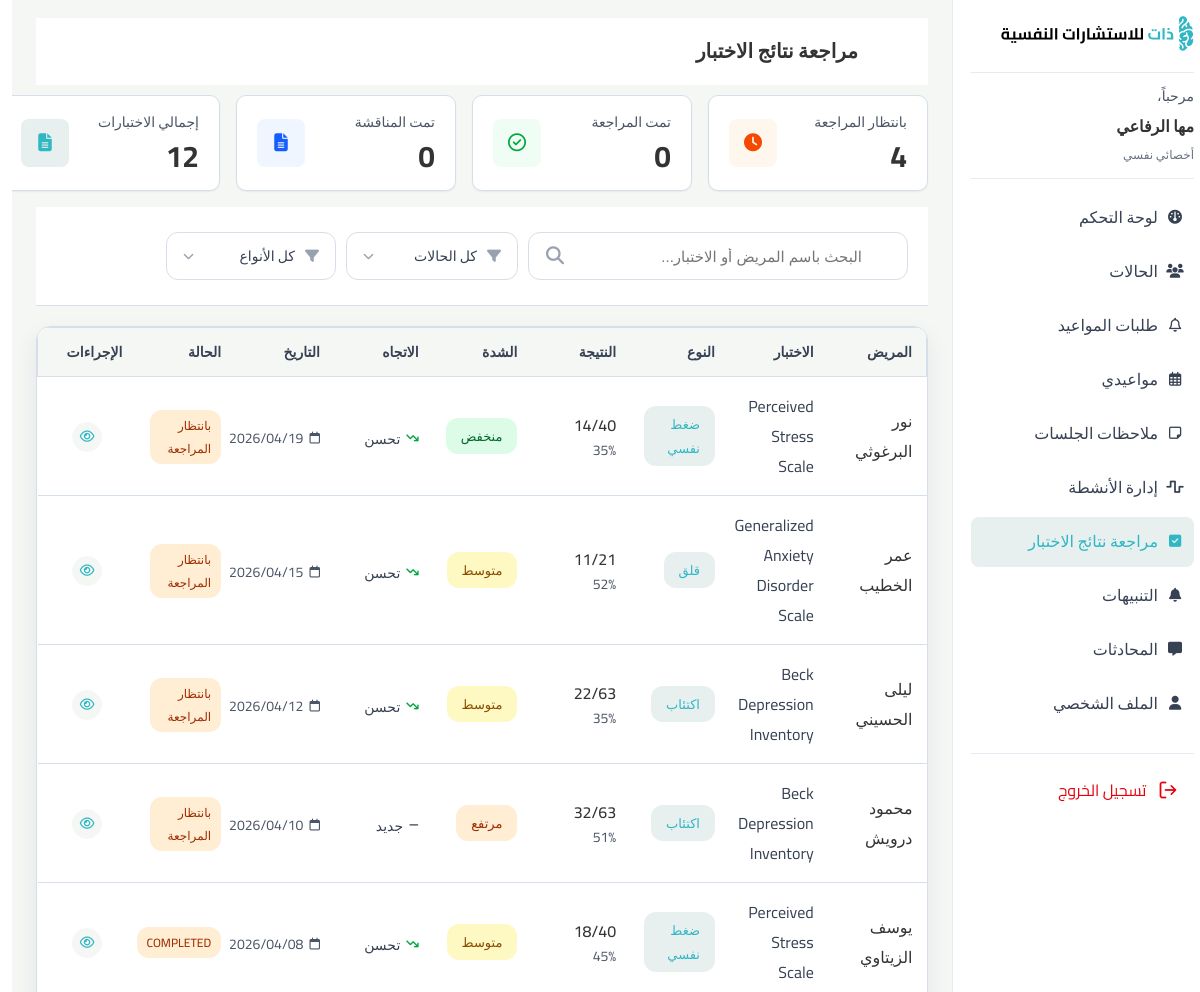
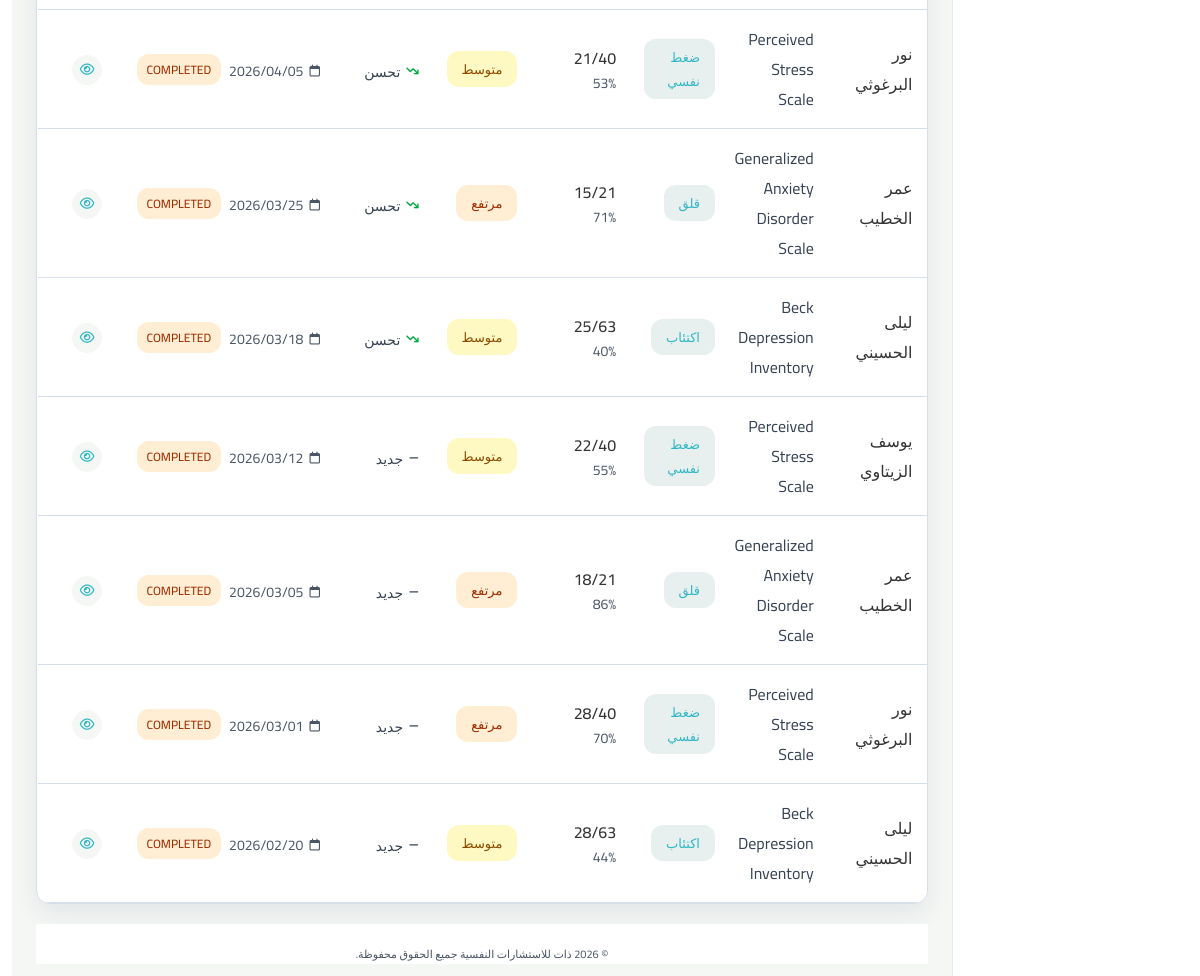
The page /Therapist/therapist/review-page/index.php (signed in) on the database its author committed (2 pictures, top to bottom).
### tables this page shows
CREATE TABLE `assessment_results` (
  `result_id` int(11) NOT NULL,
  `assessment_id` int(11) NOT NULL,
  `client_id` int(11) NOT NULL,
  `case_id` int(11) DEFAULT NULL,
  `trait_score` decimal(5,2) DEFAULT NULL,
  `level` enum('MINIMAL','LOW','MEDIUM','HIGH','SEVERE') DEFAULT NULL,
  `status` enum('PENDING','COMPLETED','FAILED','CANCELED') NOT NULL,
  `reviewed_at` datetime DEFAULT NULL,
  `raw_answers` longtext DEFAULT NULL CHECK (json_valid(`raw_answers`)),
  `created_at` datetime NOT NULL DEFAULT current_timestamp(),
  `raw_result` longtext DEFAULT NULL
);

CREATE TABLE `users` (
  `user_id` int(11) NOT NULL,
  `name` varchar(100) NOT NULL,
  `email` varchar(150) NOT NULL,
  `password` varchar(255) NOT NULL,
  `phone` varchar(20) DEFAULT NULL,
  `avatar` varchar(255) DEFAULT NULL,
  `role` varchar(20) NOT NULL CHECK (`role` in ('CLIENT','THERAPIST','ADMIN')),
  `is_active` tinyint(1) DEFAULT 1,
  `created_at` datetime NOT NULL DEFAULT current_timestamp(),
  `updated_at` datetime NOT NULL DEFAULT current_timestamp() ON UPDATE current_timestamp(),
  `is_2fa_enabled` tinyint(1) NOT NULL DEFAULT 0,
  `username` varchar(50) DEFAULT NULL,
  `appointment_notifications` tinyint(1) NOT NULL DEFAULT 1,
  `message_notifications` tinyint(1) NOT NULL DEFAULT 1,
  `activity_reminder_notifications` tinyint(1) NOT NULL DEFAULT 1,
  `session_version` int(10) UNSIGNED NOT NULL DEFAULT 0
);

CREATE TABLE `assessments` (
  `assessment_id` int(11) NOT NULL,
  `code` varchar(20) NOT NULL,
  `title` varchar(200) NOT NULL,
  `description` text DEFAULT NULL,
  `category` varchar(50) DEFAULT NULL,
  `max_score` decimal(5,2) DEFAULT NULL,
  `question_count` smallint(5) UNSIGNED DEFAULT NULL,
  `is_active` tinyint(1) NOT NULL DEFAULT 1,
  `title_ar` varchar(100) DEFAULT NULL
);

### Therapist/therapist/review-page/index.php (the view, shortened to what this page needs)
<?php
require_once __DIR__ . '/../../connection.php';
$user_id      = $_SESSION['user_id'];
$therapist_id = $user_id;
$search        = trim($_GET['search'] ?? '');
$statsSql = "
    SELECT
        SUM(CASE WHEN ar.status = 'PENDING'   THEN 1 ELSE 0 END) AS pending,
        SUM(CASE WHEN ar.status = 'REVIEWED'  THEN 1 ELSE 0 END) AS reviewed,
        SUM(CASE WHEN ar.status = 'DISCUSSED' THEN 1 ELSE 0 END) AS discussed,
        COUNT(*) AS total
    FROM assessment_results ar
    INNER JOIN cases c ON c.case_id = ar.case_id
    WHERE c.therapist_id = ?
";
$stmt = $conn->prepare($statsSql);
$stmt->bind_param("i", $therapist_id);
$stmt->execute();
$stats = $stmt->get_result()->fetch_assoc();
$sql = "
    SELECT ar.result_id, ar.trait_score, ar.level, ar.status, ar.created_at,
           a.title AS assessment_title, a.category, a.max_score,
           u.name AS patient_name,
           (
             SELECT ar2.trait_score
             FROM assessment_results ar2
             WHERE ar2.assessment_id = ar.assessment_id
               AND ar2.client_id = ar.client_id
               AND ar2.created_at < ar.created_at
             ORDER BY ar2.created_at DESC
             LIMIT 1
           ) AS prev_score
    FROM assessment_results ar
    INNER JOIN cases c      ON c.case_id = ar.case_id
    INNER JOIN assessments a ON a.assessment_id = ar.assessment_id
    INNER JOIN clients cl   ON cl.client_id = ar.client_id
    INNER JOIN users u      ON u.user_id    = cl.client_id
    WHERE c.therapist_id = ?
";
$types = "i";
$params = [$therapist_id];
$sql .= " ORDER BY ar.created_at DESC";
$stmt = $conn->prepare($sql);
$stmt->bind_param($types, ...$params);
$stmt->execute();
$resultsRes = $stmt->get_result();
$results = [];
while ($row = $resultsRes->fetch_assoc()) {
  $results[] = $row;
}
function levelLabel($level)
{
  return [
    'LOW'    => 'منخفض',
    'MEDIUM' => 'متوسط',
    'HIGH'   => 'مرتفع',
    'SEVERE' => 'شديد',
  ][$level] ?? ($level ?: '—');
}
function levelClass($level)
{
  return [
    'LOW'    => 'pill-intensity-low',
    'MEDIUM' => 'pill-intensity-mid',
    'HIGH'   => 'pill-intensity-high',
    'SEVERE' => 'pill-intensity-up',
  ][$level] ?? 'pill-intensity-mid';
}
function statusLabel($s)
{
  return [
    'PENDING'   => 'بانتظار المراجعة',
    'REVIEWED'  => 'تمت المراجعة',
    'DISCUSSED' => 'تمت المناقشة',
  ][$s] ?? $s;
}
function statusClass($s)
{
  return [
    'PENDING'   => 'status-wait',
    'REVIEWED'  => 'status-review',
    'DISCUSSED' => 'status-discuss',
  ][$s] ?? 'status-wait';
}
?>
<!DOCTYPE html>
<html lang="ar" dir="rtl">
<head>
  <link rel="stylesheet" href="https://cdnjs.cloudflare.com/ajax/libs/font-awesome/6.5.1/css/all.min.css" />
  <link rel="stylesheet" href="../thirapist.css">
  <link rel="stylesheet" href="../total.css" />
  <link rel="stylesheet" href="style.css" />
</head>
<body>
  <div class="app">
    <?php include "../layouts/sidebar.php"; ?>
    <main class="main">
      <header class="main-header">
        <h1 class="page-title">مراجعة نتائج الاختبار</h1>
      </header>
      <section class="stats-row">
        <div class="stat-card">
          <div class="stat-info">
            <div class="stat-label">بانتظار المراجعة</div>
            <div class="stat-value"><?= (int)($stats['pending'] ?? 0) ?></div>
          </div>
          <div class="stat-icon-red">
            <i class="fa-solid fa-clock"></i>
          </div>
        </div>
        <div class="stat-card">
          <div class="stat-info">
            <div class="stat-label">تمت المراجعة</div>
            <div class="stat-value"><?= (int)($stats['reviewed'] ?? 0) ?></div>
          </div>
          <div class="stat-icon-green">
            <i class="fa-regular fa-circle-check"></i>
          </div>
        </div>
        <div class="stat-card">
          <div class="stat-info">
            <div class="stat-label">تمت المناقشة</div>
            <div class="stat-value"><?= (int)($stats['discussed'] ?? 0) ?></div>
          </div>
          <div class="stat-icon-blue">
            <i class="fa-solid fa-file-lines"></i>
          </div>
        </div>
        <div class="stat-card">
          <div class="stat-info">
            <div class="stat-label">إجمالي الاختبارات</div>
            <div class="stat-value"><?= (int)($stats['total'] ?? 0) ?></div>
          </div>
          <div class="stat-icon-teal">
            <i class="fa-solid fa-file-lines"></i>
          </div>
        </div>
      </section>
      <section class="add-activity-section">
        <div class="container">
          <form method="GET" class="search-container" id="filterForm">
            <div class="search-box">
              <i class="fa-solid fa-magnifying-glass search-icon"></i>
              <input type="text"
                class="search-input"
                name="search"
                placeholder="البحث باسم المريض أو الاختبار..."
                value="<?= htmlspecialchars($search) ?>"
                id="searchInput">
            </div>
            <div class="filter-btn">
              <i class="fa-solid fa-filter"></i>
              <select name="status" class="filter-select" onchange="document.getElementById('filterForm').submit()">
                <option value="">كل الحالات</option>
              </select>
            </div>
            <div class="filter-btn">
              <i class="fa-solid fa-filter"></i>
              <select name="type" class="filter-select" onchange="document.getElementById('filterForm').submit()">
                <option value="">كل الأنواع</option>
              </select>
            </div>
          </form>
        </div>
      </section>
      <section class="tests-section">
        <div class="table-wrapper">
          <div class="cardo">
            <table>
              <thead>
                <tr>
                  <th>المريض</th>
                  <th>الاختبار</th>
                  <th>النوع</th>
                  <th>النتيجة</th>
                  <th>الشدة</th>
                  <th>الاتجاه</th>
                  <th class="hide-sm">التاريخ</th>
                  <th>الحالة</th>
                  <th>الإجراءات</th>
                </tr>
              </thead>
              <tbody>
                <?php if (empty($results)): ?>
                  <tr>
                    <td colspan="9" class="no-results">لا توجد نتائج مطابقة</td>
                  </tr>
                  <?php else: foreach ($results as $r):
                    $score    = (float) $r['trait_score'];
                    $maxScore = (float) ($r['max_score'] ?? 0);
                    $pct      = ($maxScore > 0) ? round(($score / $maxScore) * 100) : null;
                    $prev     = $r['prev_score'];
                    if ($prev === null) {
                      $trendClass = 'stable';
                      $trendIcon  = 'fa-minus';
                      $trendLabel = 'جديد';
                    } elseif ($score > $prev) {
                      $trendClass = 'up';
                      $trendIcon  = 'fa-arrow-trend-up';
                      $trendLabel = 'ارتفاع';
                    } elseif ($score < $prev) {
                      $trendClass = 'down';
                      $trendIcon  = 'fa-arrow-trend-down';
                      $trendLabel = 'تحسن';
                    } else {
                      $trendClass = 'stable';
                      $trendIcon  = 'fa-minus';
                      $trendLabel = 'مستقر';
                    }
                  ?>
                    <tr>
                      <td>
                        <span class="patient-name"><?= htmlspecialchars($r['patient_name']) ?></span>
                      </td>
                      <td>
                        <span class="test-title"><?= htmlspecialchars($r['assessment_title']) ?></span>
                      </td>
                      <td>
                        <span class="pill pill-type"><?= htmlspecialchars($r['category'] ?? '—') ?></span>
                      </td>
                      <td>
                        <div class="result">
                          <span class="result-score">
                            <?= rtrim(rtrim(number_format($score, 2, '.', ''), '0'), '.') ?><?= $maxScore > 0 ? '/' . rtrim(rtrim(number_format($maxScore, 2, '.', ''), '0'), '.') : '' ?>
                          </span>
                          <?php if ($pct !== null): ?>
                            <span class="result-percent"><?= $pct ?>%</span>
                          <?php endif; ?>
                        </div>
                      </td>
                      <td>
                        <span class="pill <?= levelClass($r['level']) ?>"><?= levelLabel($r['level']) ?></span>
                      </td>
                      <td>
                        <span class="trend <?= $trendClass ?>">
                          <i class="fa-solid <?= $trendIcon ?>"></i>
                          <?= $trendLabel ?>
                        </span>
                      </td>
                      <td class="hide-sm">
                        <div class="date-cell">
                          <i class="fa-regular fa-calendar"></i>
                          <span><?= date('Y/m/d', strtotime($r['created_at'])) ?></span>
                        </div>
                      </td>
                      <td>
                        <span class="status-pill <?= statusClass($r['status']) ?>">
                          <?= statusLabel($r['status']) ?>
                        </span>
                      </td>
                      <td class="actions">
                        <button class="action-btn action-view"
                          data-id="<?= $r['result_id'] ?>"
                          data-name="<?= htmlspecialchars($r['patient_name']) ?>"
                          data-title="<?= htmlspecialchars($r['assessment_title']) ?>"
                          data-category="<?= htmlspecialchars($r['category'] ?? '—') ?>"
                          data-score="<?= rtrim(rtrim(number_format($score, 2, '.', ''), '0'), '.') ?>"
                          data-max="<?= $maxScore > 0 ? rtrim(rtrim(number_format($maxScore, 2, '.', ''), '0'), '.') : '' ?>"
                          data-percent="<?= $pct !== null ? $pct : '' ?>"
                          data-level="<?= htmlspecialchars($r['level'] ?? '') ?>"
                          data-level-label="<?= htmlspecialchars(levelLabel($r['level'])) ?>"
                          data-level-class="<?= levelClass($r['level']) ?>"
                          data-trend-class="<?= $trendClass ?>"
                          data-trend-icon="<?= $trendIcon ?>"
                          data-trend-label="<?= $trendLabel ?>"
                          data-prev="<?= $prev !== null ? rtrim(rtrim(number_format((float)$prev, 2, '.', ''), '0'), '.') : '' ?>"
                          data-date="<?= date('Y/m/d', strtotime($r['created_at'])) ?>"
                          data-status="<?= $r['status'] ?>"
                          data-status-label="<?= htmlspecialchars(statusLabel($r['status'])) ?>"
                          data-status-class="<?= statusClass($r['status']) ?>">
                          <i class="fa-regular fa-eye"></i>
                        </button>
                      </td>
                    </tr>
                <?php endforeach;
                endif; ?>
              </tbody>
            </table>
          </div>
        </div>
      </section>
      <?php include "../layouts/footer.php"; ?>
    </main>
  </div>
</body>
</html>

### Therapist/therapist/thirapist.css (style rules this page uses)
.app { display: flex; min-height: 100vh; }
.main { flex: 1; padding: 18px 24px 12px; display: flex; flex-direction: column; width: auto; height: auto; min-width: 0; background-color: #F5F7F5; }
.main-header { display: flex; align-items: center; justify-content: space-between; margin-bottom: 14px; padding: 20px 15px ; background-color:#FFFFFF ; }
.page-title { margin: 0; font-size: 20px; font-weight: 700; color: #333333; text-align: right; vertical-align: middle; line-height: 28px; }

### Therapist/therapist/total.css (style rules this page uses)
*, *::before, *::after { box-sizing: border-box; margin: 0; padding: 0; }
body { margin: 0; font-family: 'Cairo', system-ui, -apple-system, BlinkMacSystemFont, 'Segoe UI', sans-serif; direction: rtl; background-color: #ffffff; color:#4A5565; }
.main-header { background-color: #ffffff; border-bottom: 1px solid #ffffff; height: 67px; width: 1512; padding: 0 70px; display: flex; align-items: center; justify-content: space-between; margin-bottom: 10px; }

### rows shown on the page
assessment_results: users.name "نور البرغوثي", assessment.title "Perceived Stress Scale", assessment.category "ضغط نفسي", trait_score "14", assessment.max_score "40", pct "35", level "منخفض", trendLabel "تحسن", created_at "2026/04/19", status "بانتظار المراجعة"
assessment_results: users.name "عمر الخطيب", assessment.title "Generalized Anxiety Disorder Scale", assessment.category "قلق", trait_score "11", assessment.max_score "21", pct "52", level "متوسط", trendLabel "تحسن", created_at "2026/04/15", status "بانتظار المراجعة"
assessment_results: users.name "ليلى الحسيني", assessment.title "Beck Depression Inventory", assessment.category "اكتئاب", trait_score "22", assessment.max_score "63", pct "35", level "متوسط", trendLabel "تحسن", created_at "2026/04/12", status "بانتظار المراجعة"
assessment_results: users.name "محمود درويش", assessment.title "Beck Depression Inventory", assessment.category "اكتئاب", trait_score "32", assessment.max_score "63", pct "51", level "مرتفع", trendLabel "جديد", created_at "2026/04/10", status "بانتظار المراجعة"
assessment_results: users.name "يوسف الزيتاوي", assessment.title "Perceived Stress Scale", assessment.category "ضغط نفسي", trait_score "18", assessment.max_score "40", pct "45", level "متوسط", trendLabel "تحسن", created_at "2026/04/08", status "COMPLETED"
assessment_results: users.name "نور البرغوثي", assessment.title "Perceived Stress Scale", assessment.category "ضغط نفسي", trait_score "21", assessment.max_score "40", pct "53", level "متوسط", trendLabel "تحسن", created_at "2026/04/05", status "COMPLETED"
assessment_results: users.name "عمر الخطيب", assessment.title "Generalized Anxiety Disorder Scale", assessment.category "قلق", trait_score "15", assessment.max_score "21", pct "71", level "مرتفع", trendLabel "تحسن", created_at "2026/03/25", status "COMPLETED"
assessment_results: users.name "ليلى الحسيني", assessment.title "Beck Depression Inventory", assessment.category "اكتئاب", trait_score "25", assessment.max_score "63", pct "40", level "متوسط", trendLabel "تحسن", created_at "2026/03/18", status "COMPLETED"
assessment_results: users.name "يوسف الزيتاوي", assessment.title "Perceived Stress Scale", assessment.category "ضغط نفسي", trait_score "22", assessment.max_score "40", pct "55", level "متوسط", trendLabel "جديد", created_at "2026/03/12", status "COMPLETED"
assessment_results: users.name "عمر الخطيب", assessment.title "Generalized Anxiety Disorder Scale", assessment.category "قلق", trait_score "18", assessment.max_score "21", pct "86", level "مرتفع", trendLabel "جديد", created_at "2026/03/05", status "COMPLETED"
assessment_results: users.name "نور البرغوثي", assessment.title "Perceived Stress Scale", assessment.category "ضغط نفسي", trait_score "28", assessment.max_score "40", pct "70", level "مرتفع", trendLabel "جديد", created_at "2026/03/01", status "COMPLETED"
assessment_results: users.name "ليلى الحسيني", assessment.title "Beck Depression Inventory", assessment.category "اكتئاب", trait_score "28", assessment.max_score "63", pct "44", level "متوسط", trendLabel "جديد", created_at "2026/02/20", status "COMPLETED"

### other values the page prints
$_SESSION['user_name'] "مها الرفاعي"
$stats['pending'] "4"
$stats['reviewed'] "0"
$stats['discussed'] "0"
$stats['total'] "12"
